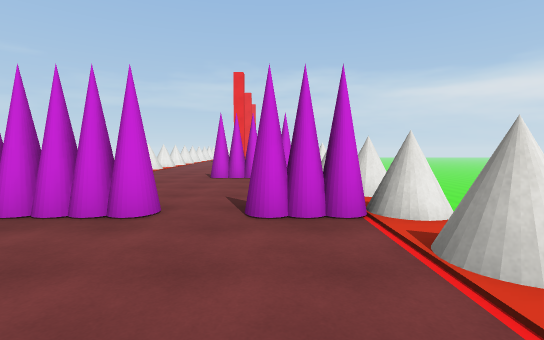
view 1 (above)

16 first-person views from a walk through a Unity game level. The camera is 1.5 m above the floor, tilts 4° down and sees 85° across. The floor is counted in squares, 2 m on a side. Each view is taken from the middle of a square. On the plan, view 1 faces up. The plan holds only what a view shows up to about 10 squares ahead; the rest is blank. The place goes on beyond the plan. The player character is not drawn. Some surface patterns are stand-ins.

view 2
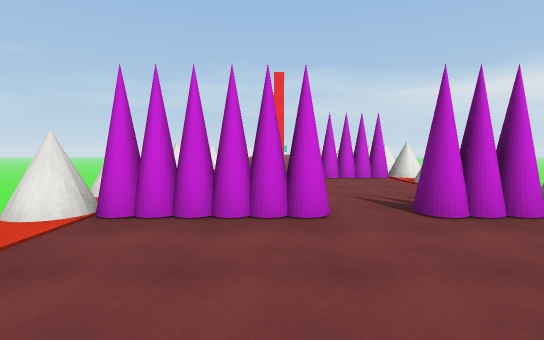

view 3
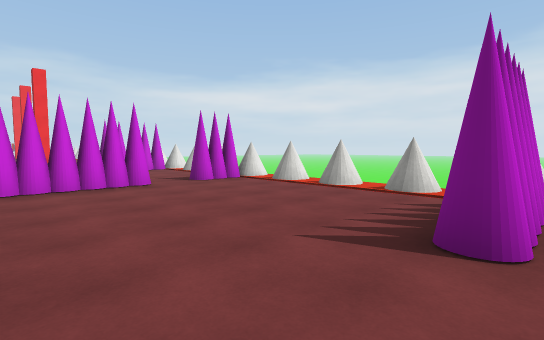

view 4
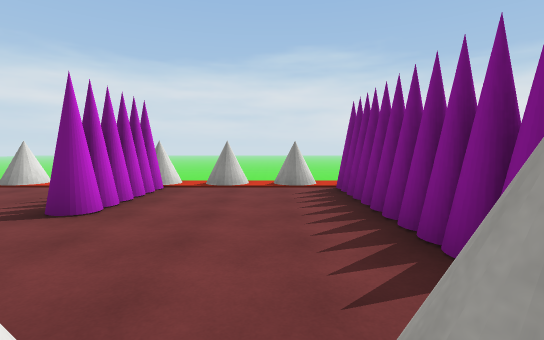

view 5
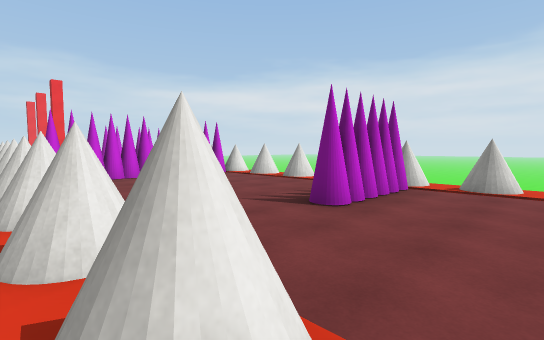

view 6
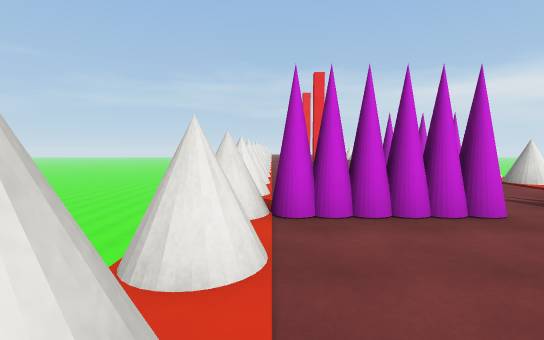

view 7
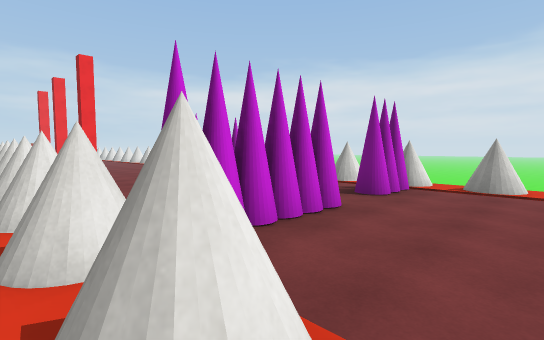

view 8
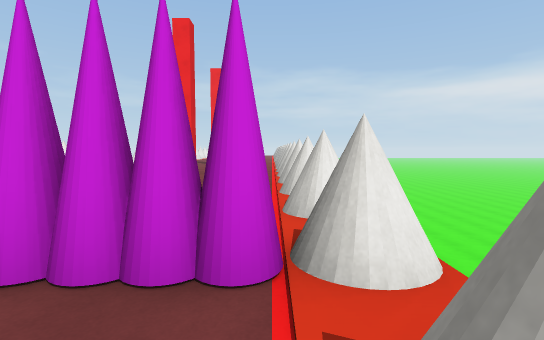

view 9
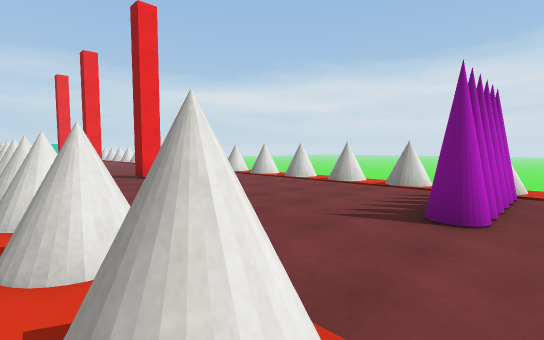

view 10
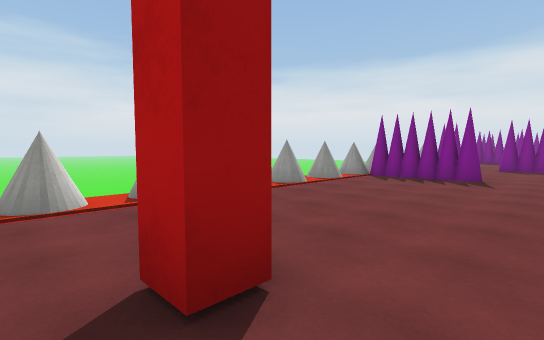

view 11
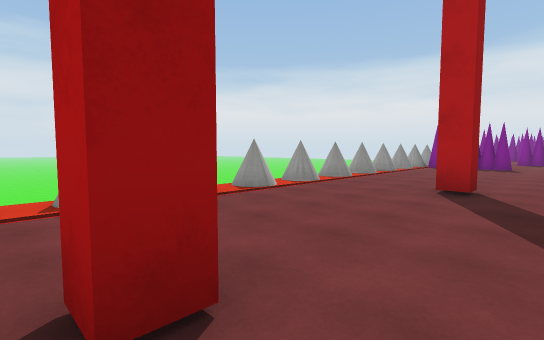

view 12
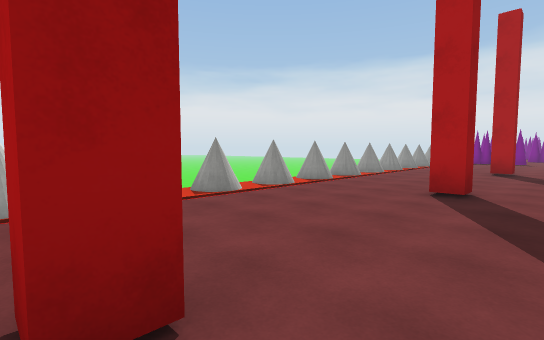

view 13
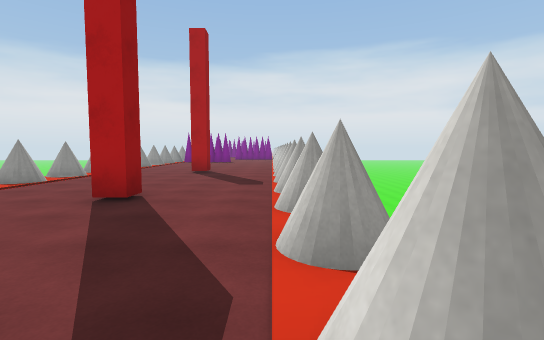

view 14
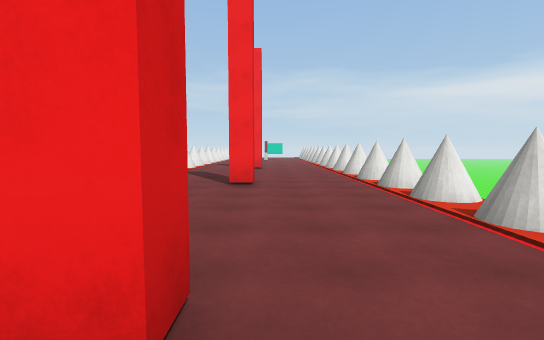

view 15
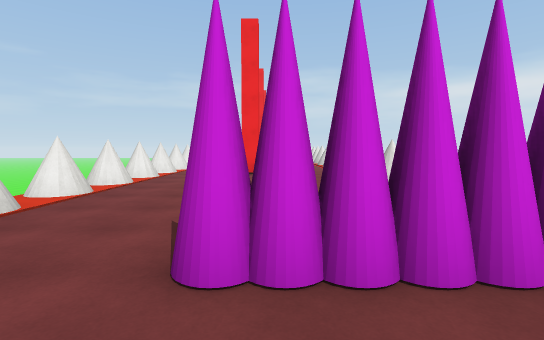

view 16
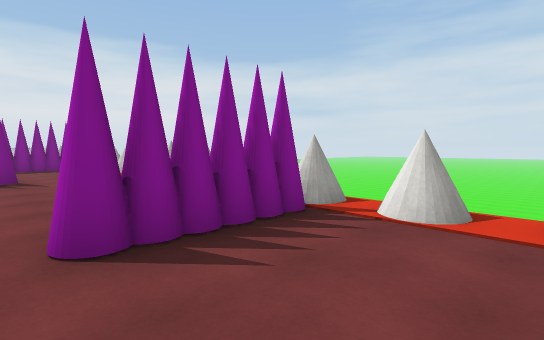

### Floor plan
Key: @ floor where view 1 was taken; # wall or solid block; x gap in a wall; . floor; / step, stairs or slope; v drop or lower ground; O other object.
Columns run from 5 left of view 1 to 2 right of it. Each row starts with its distance up from view 1.
 26   .#...x
 25  .....
 24 #.....
 23 #......x
 22  ......v
 21 #..#..##
 20 #......x
 19  ......v
 18  ......x
 17 #......x
 16  ......v
 15  ..#...x
 14 #......x
 13  ......v
 12  ......x
 11 #......x
 10 .......v
  9 .......x
  8 #...OOO#
  7 .......v
  6 .......x
  5 x......x
  4 vOOO.OO#
  3 x///..O#
  2 #/.....x
  1 ./......
  0  /...@..
 -1 #/.....#
 -2 ./..OOO#
 -3 //......
 -4 #/.....#
 -5 ./....##
 -6 ##OOOOO#

Positions as (right, up) in squares from view 1, and headings:
1: (0, 0), facing up
2: (-2, 0), facing up
3: (-4, -3), facing up-right
4: (-5, -5), facing right
5: (-5, -5), facing up-right
6: (-4, 0), facing up
7: (-5, 1), facing up-right
8: (1, 6), facing up
9: (-5, 7), facing up-right
10: (-3, 16), facing down-right
11: (-3, 21), facing down-right
12: (-3, 26), facing down-right
13: (-4, 25), facing down
14: (-1, 14), facing up
15: (-1, 6), facing up
16: (-1, 6), facing down-left
